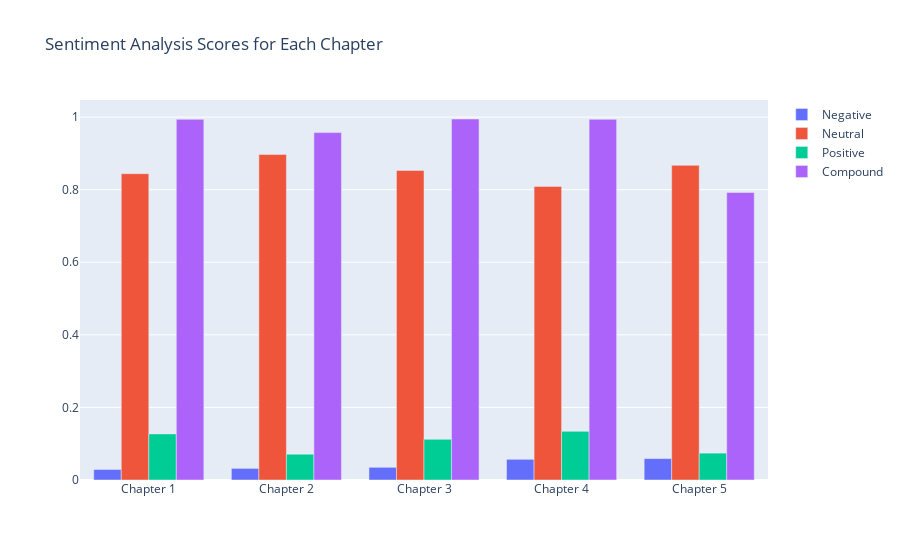

Notebook code for this chart:
### Markdown cell above
To reduce visual clutter let's plot the visualization in 3 different parts (Chapters 1-5, 5-10 and 10-15)

### Code cell
import plotly.graph_objects as go

chapters = list(sentiment_scores.keys())[:5]
neg_scores = [sentiment_scores[chapter]['neg'] for chapter in chapters]
neu_scores = [sentiment_scores[chapter]['neu'] for chapter in chapters]
pos_scores = [sentiment_scores[chapter]['pos'] for chapter in chapters]
compound_scores = [sentiment_scores[chapter]['compound'] for chapter in chapters]

fig = go.Figure(data=[
    go.Bar(name='Negative', x=chapters, y=neg_scores),
    go.Bar(name='Neutral', x=chapters, y=neu_scores),
    go.Bar(name='Positive', x=chapters, y=pos_scores),
    go.Bar(name='Compound', x=chapters, y=compound_scores)
])

fig.update_layout(barmode='group', title='Sentiment Analysis Scores for Each Chapter')
fig.show()

### Figure 1 — Plotly figure (JSON) as saved in the notebook; plotly's stock layout.template omitted (floating-point values rounded to 4 significant figures)
{"data": [{"name": "Negative", "type": "bar", "x": ["Chapter 1", "Chapter 2", "Chapter 3", "Chapter 4", "Chapter 5"], "y": [0.029, 0.032, 0.035, 0.057, 0.059]}, {"name": "Neutral", "type": "bar", "x": ["Chapter 1", "Chapter 2", "Chapter 3", "Chapter 4", "Chapter 5"], "y": [0.844, 0.897, 0.853, 0.809, 0.867]}, {"name": "Positive", "type": "bar", "x": ["Chapter 1", "Chapter 2", "Chapter 3", "Chapter 4", "Chapter 5"], "y": [0.127, 0.071, 0.112, 0.134, 0.074]}, {"name": "Compound", "type": "bar", "x": ["Chapter 1", "Chapter 2", "Chapter 3", "Chapter 4", "Chapter 5"], "y": [0.9937, 0.9572, 0.9947, 0.9938, 0.7923]}], "layout": {"autosize": true, "barmode": "group", "title": {"text": "Sentiment Analysis Scores for Each Chapter"}, "xaxis": {"autorange": true, "range": [-0.5, 4.5], "type": "category"}, "yaxis": {"autorange": true, "range": [0, 1.047], "type": "linear"}}}
